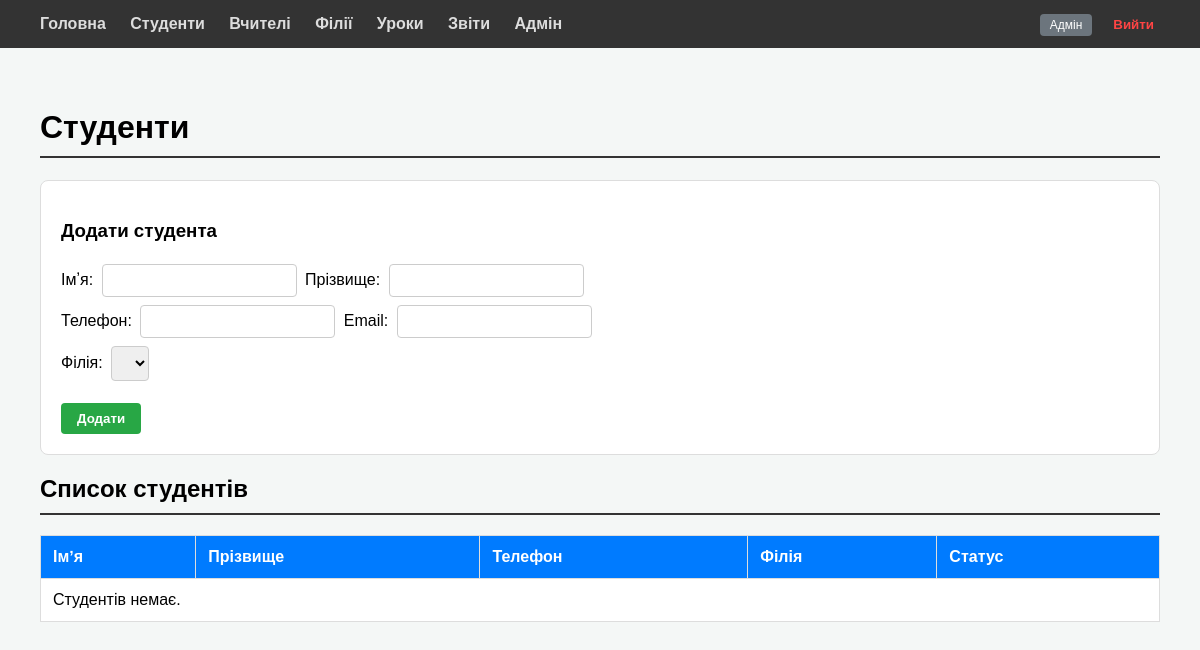
Before: /admin-panel/students/ (signed in) with the older database file.
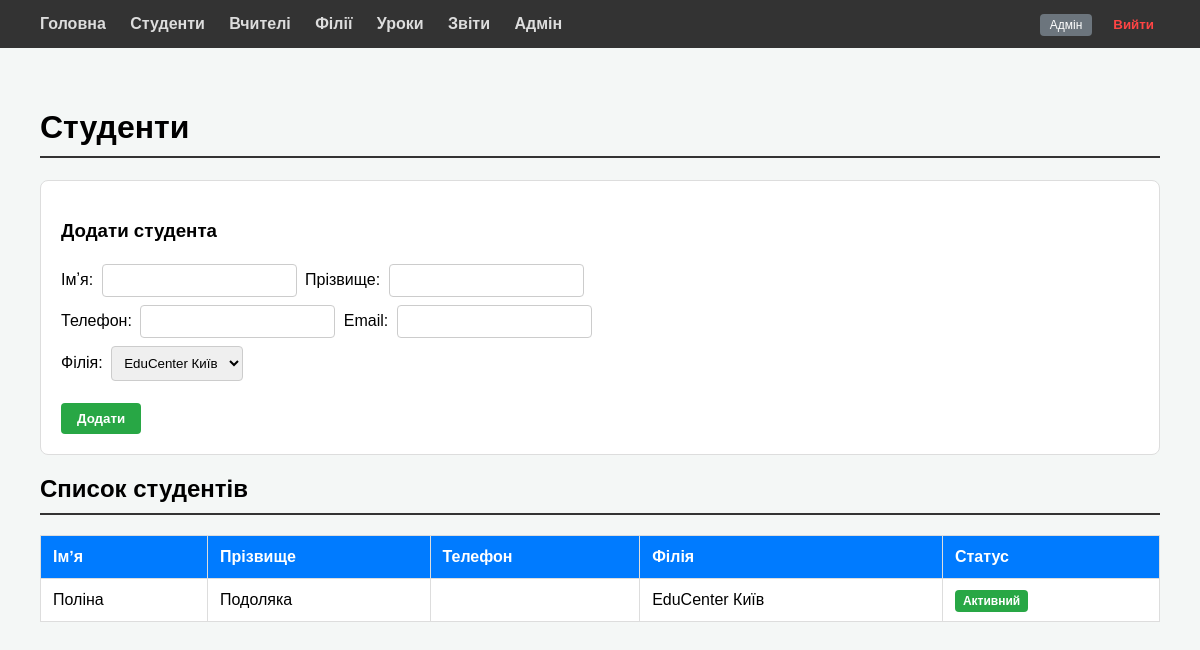
After: the same page with the newer database file.
### backend/core/models.py (models this page shows, shortened)
class Student(models.Model):
    first_name = models.CharField(max_length=100)
    last_name = models.CharField(max_length=100)
    date_of_birth = models.DateField(null=True, blank=True)
    phone = models.CharField(max_length=20, blank=True)
    email = models.EmailField(blank=True)
    address = models.CharField(max_length=255, blank=True)
    parent_name = models.CharField(max_length=255, blank=True)
    parent_phone = models.CharField(max_length=20, blank=True)
    parent_email = models.EmailField(blank=True)
    parent_relationship = models.CharField(max_length=50, blank=True)
    branch = models.ForeignKey(Branch, on_delete=models.CASCADE, related_name='students')
    is_active = models.BooleanField(default=True)

class Branch(models.Model):
    name = models.CharField(max_length=255)
    address = models.CharField(max_length=255, blank=True)
    city = models.CharField(max_length=100, blank=True)
    is_active = models.BooleanField(default=True)

### backend/core/views.py (the view, shortened to what this page needs)
# urls.py: path('admin-panel/students/', admin_students, name='admin_students'),
@login_required
def admin_students(request):
    if not request.user.is_staff and getattr(request.user, 'role', None) != 'ADMIN':
        return redirect('teacher_dashboard')
    students = Student.objects.filter(is_active=True).select_related('branch')
    branches = Branch.objects.filter(is_active=True)
    return render(request, 'core/admin_students.html', {'students': students, 'branches': branches})

### frontend/templates/core/admin_students.html (shortened to what this page needs)
{% extends 'base.html' %}
{% block content %}
<h1>Студенти</h1>
<div class="card">
    <h3>Додати студента</h3>
    <form method="POST">
        <div>
            <label>Імʼя:</label>
            <input type="text" name="first_name" required>
            <label>Прізвище:</label>
            <input type="text" name="last_name" required>
        </div>
        <div>
            <label>Телефон:</label>
            <input type="text" name="phone">
            <label>Email:</label>
            <input type="email" name="email">
        </div>
        <div>
            <label>Філія:</label>
            <select name="branch" required>
                {% for branch in branches %}
                    <option value="{{ branch.id }}">{{ branch.name }}</option>
                {% endfor %}
            </select>
        </div>
        <br>
        <button type="submit" class="btn btn-green">Додати</button>
    </form>
</div>
<h2>Список студентів</h2>
<table>
    <thead>
        <tr>
            <th>Імʼя</th>
            <th>Прізвище</th>
            <th>Телефон</th>
            <th>Філія</th>
            <th>Статус</th>
        </tr>
    </thead>
    <tbody>
        {% for student in students %}
        <tr>
            <td>{{ student.first_name }}</td>
            <td>{{ student.last_name }}</td>
            <td>{{ student.phone }}</td>
            <td>{{ student.branch.name }}</td>
            <td><span class="badge badge-comp">Активний</span></td>
        </tr>
        {% empty %}
        <tr><td colspan="5">Студентів немає.</td></tr>
        {% endfor %}
    </tbody>
</table>
{% endblock %}

Changed rows visible on the page:
added Student: first_name "Поліна", last_name "Подоляка", branch.name "EduCenter Київ"
Other visible differences:
form field branch: (not shown) → "EduCenter Київ"
text no longer shown: "Студентів немає."
